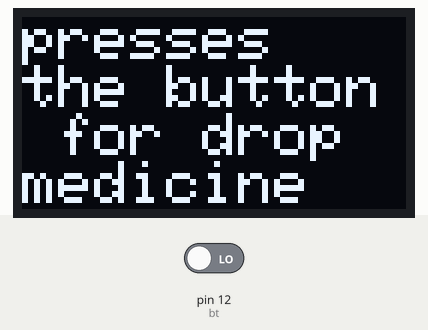
Recording of a sketch running on a simulated Arduino Uno, built with avr-gcc and run on an emulated ATmega328P. On the bench: 128×64 one-colour display. Inputs (shaded band) come from the test bench; at power-on: pin 12 (bt) LOW. What the sketch prints to the serial monitor is not drawn. At 14.5 s the program stops and its outputs stay as they are.

Above: at 4.2 s.
4.3 s: pin 12 (bt) driven HIGH
At 5.8 s:
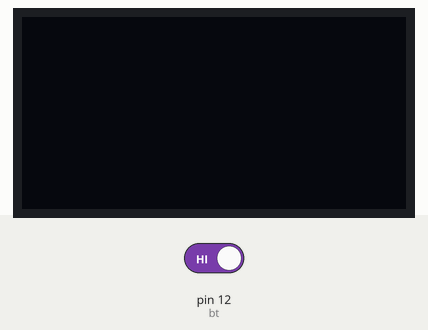
At 15.7 s:
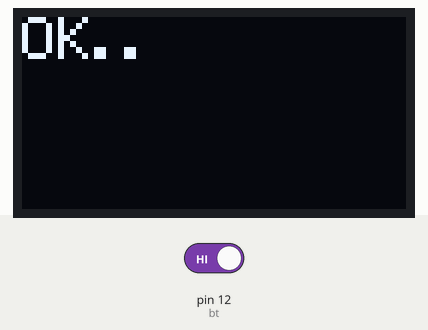
Timing chart, 0 to 16.0 s (numbered marks = the images above; inputs shaded):
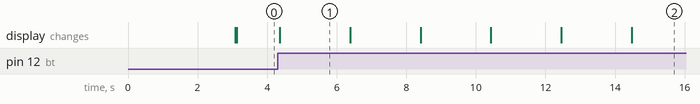

Measured:
- after the input at 4.3 s, the display: changes after 0.06 s (image 1)
- what the display in image 1 shows lasts 2.0 s, from 4.4 s to 6.4 s

The sketch:

02.ino
```cpp
#include <SPI.h>
#include <Wire.h>
#include <Adafruit_GFX.h>
#include <Adafruit_SSD1306.h>
#
#define SCREEN_WIDTH 128 // pixel ความกว้าง
#define SCREEN_HEIGHT 64 // pixel ความสูง
int x = 0;
// กำหนดขาต่อ I2C กับจอ OLED
#define OLED_RESET     -1 //ขา reset เป็น -1 ถ้าใช้ร่วมกับขา Arduino reset
Adafruit_SSD1306 OLED(SCREEN_WIDTH, SCREEN_HEIGHT, &Wire, OLED_RESET);
#define bt 12
int var = 0; // ตัวแปรสำหรับทดสอบแสดงผล
void setup() {
  Serial.begin(9600);
  if (!OLED.begin(SSD1306_SWITCHCAPVCC, 0x3C)) { // สั่งให้จอ OLED เริ่มทำงานที่ Address 0x3C
    Serial.println("SSD1306 allocation failed");
  } else {
    Serial.println("ArdinoAll OLED Start Work !!!");
  }
  OLED.clearDisplay(); // ลบภาพในหน้าจอทั้งหมด
  OLED.setTextColor(WHITE, BLACK);  //กำหนดข้อความสีขาว ฉากหลังสีดำ
  OLED.setCursor(0, 0); // กำหนดตำแหน่ง x,y ที่จะแสดงผล
  OLED.setTextSize(2); // กำหนดขนาดตัวอักษร
  OLED.println("E.F.A."); // แสดงผลข้อความ ALL
  OLED.drawLine(0, 60, 200, 60, WHITE);

  OLED.drawLine(0, 17, 200, 17, WHITE);
  OLED.setCursor(0, 20);
  OLED.setTextSize(2);
  OLED.println("SBTVC"); // แสดงผลข้อความ ALL
  OLED.setCursor(0, 40);
  OLED.setTextSize(2);
  OLED.println("ELECTRONIC"); // แสดงผลข้อความ ALL

  OLED.display(); // สั่งให้จอแสดงผล
  delay(3000);
  OLED.clearDisplay(); // ลบภาพในหน้าจอทั้งหมด
  OLED.display(); // สั่งให้จอแสดงผล
}

void loop() {

  int btd = digitalRead(bt);   //presses the button for drop medicine

  if (btd == HIGH) {
    OLED.clearDisplay();
    OLED.display();

    delay(2000);
    x = 10;

    while (x == 10) {
      OLED.clearDisplay(); // ลบภาพในหน้าจอทั้งหมด
      OLED.setTextColor(WHITE, BLACK); //กำหนดข้อความสีขาว ฉากหลังสีดำ
      OLED.setCursor(0, 0); // กำหนดตำแหน่ง x,y ที่จะแสดงผล
      OLED.setTextSize(2); // กำหนดขนาดตัวอักษร
      OLED.println("."); // แสดงผลข้อความ ALLOLED.setCursor(0, 0); // กำหนดตำแหน่ง x,y ที่จะแสดงผล
      OLED.display();
      delay(2000);

      OLED.setCursor(10, 0); // กำหนดตำแหน่ง x,y ที่จะแสดงผล
      OLED.setTextSize(2); // กำหนดขนาดตัวอักษร
      OLED.println("."); // แสดงผลข้อความ ALLOLED.setCursor(0, 0); // กำหนดตำแหน่ง x,y ที่จะแสดงผล
      OLED.display();
      delay(2000);

      OLED.setCursor(20, 0); // กำหนดตำแหน่ง x,y ที่จะแสดงผล
      OLED.setTextSize(2); // กำหนดขนาดตัวอักษร
      OLED.println("."); // แสดงผลข้อความ ALLOLED.setCursor(0, 0); // กำหนดตำแหน่ง x,y ที่จะแสดงผล
      OLED.display();
      delay(2000);

      OLED.setCursor(30, 0); // กำหนดตำแหน่ง x,y ที่จะแสดงผล
      OLED.setTextSize(2); // กำหนดขนาดตัวอักษร
      OLED.println("."); // แสดงผลข้อความ ALLOLED.setCursor(0, 0); // กำหนดตำแหน่ง x,y ที่จะแสดงผล
      OLED.display();
      delay(2000);

      Serial.println("SSF TEST EFA...");
x=20;
while(x==20){
    OLED.setTextColor(WHITE, BLACK); //กำหนดข้อความสีขาว ฉากหลังสีดำ
    OLED.setCursor(0, 0); // กำหนดตำแหน่ง x,y ที่จะแสดงผล
    OLED.setTextSize(2); // กำหนดขนาดตัวอักษร
    OLED.println("OK"); // แสดงผลข้อความ ALLOLED.setCursor(0, 0); // กำหนดตำแหน่ง x,y ที่จะแสดงผล
    OLED.display();
}
    }


  }
  else {
    OLED.setTextColor(WHITE, BLACK); //กำหนดข้อความสีขาว ฉากหลังสีดำ
    OLED.setCursor(0, 0); // กำหนดตำแหน่ง x,y ที่จะแสดงผล
    OLED.setTextSize(2); // กำหนดขนาดตัวอักษร
    OLED.println("presses   the button for drop medicine"); // แสดงผลข้อความ ALLOLED.setCursor(0, 0); // กำหนดตำแหน่ง x,y ที่จะแสดงผล
    OLED.display();


  }

}
```
